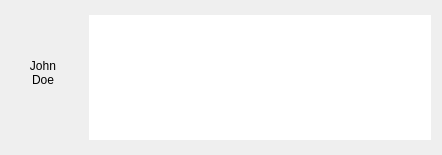
<?xml version="1.0" encoding="UTF-8"?>
<ui version="4.0">
 <class>MessageWidget</class>
 <widget class="QWidget" name="MessageWidget">
  <property name="geometry">
   <rect>
    <x>0</x>
    <y>0</y>
    <width>442</width>
    <height>155</height>
   </rect>
  </property>
  <property name="sizePolicy">
   <sizepolicy hsizetype="Preferred" vsizetype="Expanding">
    <horstretch>0</horstretch>
    <verstretch>0</verstretch>
   </sizepolicy>
  </property>
  <property name="minimumSize">
   <size>
    <width>200</width>
    <height>100</height>
   </size>
  </property>
  <property name="windowTitle">
   <string>Form</string>
  </property>
  <property name="styleSheet">
   <string notr="true"/>
  </property>
  <layout class="QVBoxLayout" name="verticalLayout_3">
   <item>
    <widget class="QWidget" name="layout" native="true">
     <layout class="QHBoxLayout" name="horizontalLayout_2">
      <property name="spacing">
       <number>0</number>
      </property>
      <property name="margin">
       <number>0</number>
      </property>
      <item>
       <widget class="QWidget" name="user" native="true">
        <property name="layoutDirection">
         <enum>Qt::LeftToRight</enum>
        </property>
        <property name="styleSheet">
         <string notr="true"/>
        </property>
        <layout class="QVBoxLayout" name="verticalLayout">
         <property name="spacing">
          <number>0</number>
         </property>
         <property name="margin">
          <number>0</number>
         </property>
         <item>
          <widget class="QLabel" name="avatar">
           <property name="sizePolicy">
            <sizepolicy hsizetype="Fixed" vsizetype="Fixed">
             <horstretch>0</horstretch>
             <verstretch>0</verstretch>
            </sizepolicy>
           </property>
           <property name="minimumSize">
            <size>
             <width>48</width>
             <height>48</height>
            </size>
           </property>
           <property name="maximumSize">
            <size>
             <width>48</width>
             <height>48</height>
            </size>
           </property>
           <property name="autoFillBackground">
            <bool>false</bool>
           </property>
           <property name="text">
            <string/>
           </property>
           <property name="pixmap">
            <pixmap resource="../../assets/yawner.qrc">:/icon.svg</pixmap>
           </property>
           <property name="scaledContents">
            <bool>true</bool>
           </property>
           <property name="alignment">
            <set>Qt::AlignCenter</set>
           </property>
          </widget>
         </item>
         <item>
          <widget class="QLabel" name="name">
           <property name="sizePolicy">
            <sizepolicy hsizetype="Fixed" vsizetype="Preferred">
             <horstretch>0</horstretch>
             <verstretch>0</verstretch>
            </sizepolicy>
           </property>
           <property name="minimumSize">
            <size>
             <width>64</width>
             <height>0</height>
            </size>
           </property>
           <property name="maximumSize">
            <size>
             <width>16777215</width>
             <height>16777215</height>
            </size>
           </property>
           <property name="styleSheet">
            <string notr="true"/>
           </property>
           <property name="text">
            <string>John
Doe</string>
           </property>
           <property name="alignment">
            <set>Qt::AlignHCenter|Qt::AlignTop</set>
           </property>
          </widget>
         </item>
        </layout>
       </widget>
      </item>
      <item>
       <widget class="YawnerNS::UiNS::MessageText" name="messageWrapper" native="true">
        <property name="sizePolicy">
         <sizepolicy hsizetype="Preferred" vsizetype="Expanding">
          <horstretch>0</horstretch>
          <verstretch>0</verstretch>
         </sizepolicy>
        </property>
        <property name="minimumSize">
         <size>
          <width>10</width>
          <height>10</height>
         </size>
        </property>
        <layout class="QVBoxLayout" name="verticalLayout_2">
         <property name="spacing">
          <number>0</number>
         </property>
         <property name="leftMargin">
          <number>14</number>
         </property>
         <property name="topMargin">
          <number>4</number>
         </property>
         <property name="rightMargin">
          <number>0</number>
         </property>
         <property name="bottomMargin">
          <number>4</number>
         </property>
         <item>
          <widget class="QTextBrowser" name="message">
           <property name="sizePolicy">
            <sizepolicy hsizetype="Expanding" vsizetype="Expanding">
             <horstretch>0</horstretch>
             <verstretch>0</verstretch>
            </sizepolicy>
           </property>
           <property name="autoFillBackground">
            <bool>false</bool>
           </property>
           <property name="styleSheet">
            <string notr="true"/>
           </property>
           <property name="frameShape">
            <enum>QFrame::NoFrame</enum>
           </property>
           <property name="frameShadow">
            <enum>QFrame::Raised</enum>
           </property>
           <property name="lineWidth">
            <number>0</number>
           </property>
           <property name="verticalScrollBarPolicy">
            <enum>Qt::ScrollBarAsNeeded</enum>
           </property>
           <property name="horizontalScrollBarPolicy">
            <enum>Qt::ScrollBarAlwaysOff</enum>
           </property>
          </widget>
         </item>
        </layout>
       </widget>
      </item>
     </layout>
    </widget>
   </item>
  </layout>
 </widget>
 <customwidgets>
  <customwidget>
   <class>YawnerNS::UiNS::MessageText</class>
   <extends>QWidget</extends>
   <header>../Yawner/Yawner/Ui/MessageText.h</header>
   <container>1</container>
  </customwidget>
 </customwidgets>
 <resources>
  <include location="../../assets/yawner.qrc"/>
 </resources>
 <connections/>
</ui>
